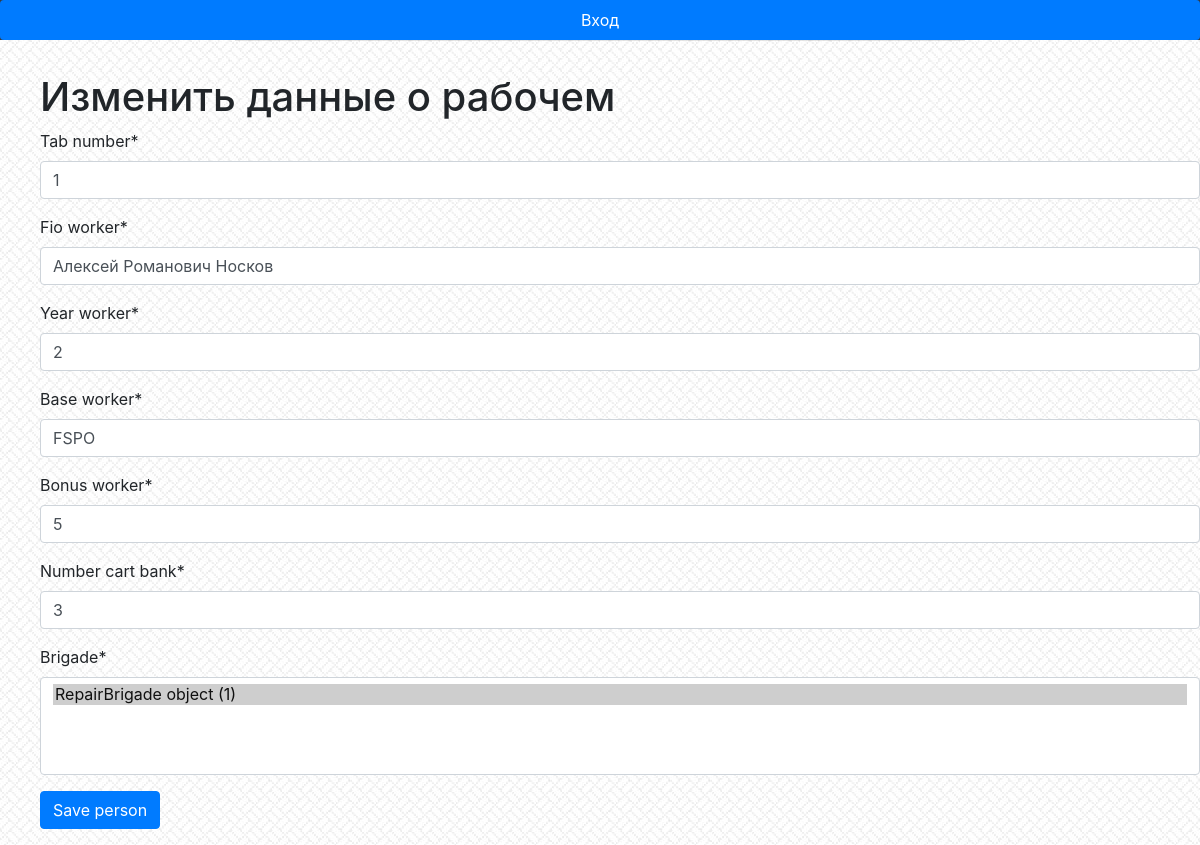
/worker/1/update/, run on the app's committed database.
### repairs_wagon_app/models.py (models this page shows, shortened)
class Worker(AbstractUser):
    REQUIRED_FIELDS = []
    tab_number = models.IntegerField(unique=True, null=True)
    fio_worker = models.CharField(max_length=30, null=True)
    year_worker = models.IntegerField(null=True)
    base_worker = models.CharField(max_length=50, null=True)
    bonus_worker = models.IntegerField(default=5, null=True)
    number_cart_bank = models.IntegerField(unique=True, null=True)
    brigade = models.ManyToManyField(RepairBrigade, default=1, related_name='workers', null=True)

### repairs_wagon_app/views.py (the view)
# urls.py: path('worker/<int:pk>/update/', views.WorkerUpdateView.as_view(), name="worker_u"),
class WorkerUpdateView(UpdateView):
    model = Worker
    form_class = WorkerForm
    success_url = '/worker/list/'
    template_name = 'worker_update.html'

### repairs_wagon_app/forms.py
class WorkerForm(forms.ModelForm):
    class Meta:
        model = Worker
        fields = [
            "tab_number",
            "fio_worker",
            "year_worker",
            "base_worker",
            "bonus_worker",
            "number_cart_bank",
            "brigade"
        ]
    def __init__(self, *args, **kwargs):
        super().__init__(*args, **kwargs)
        self.helper = FormHelper()
        self.helper.form_method = 'post'
        self.helper.add_input(Submit('submit', 'Save person'))

### repairs_wagon_app/templates/worker_update.html
{% include 'menu.html' %}
{% include 'base.html' %}
{% load crispy_forms_tags %}
{% block content %}
<ol>
  <h1 class="mt-2">Изменить данные о рабочем</h1>
  {% crispy form %}
</ol>
{% endblock %}

### repairs_wagon_app/static/wagon/style.css (style rules this page uses)
body { background: white url("images/BACKGROUND.jpg"); }

### data on the page
Worker: tab_number "1", fio_worker "Алексей Романович Носков", year_worker "2", base_worker "FSPO", bonus_worker "5", number_cart_bank "3"
